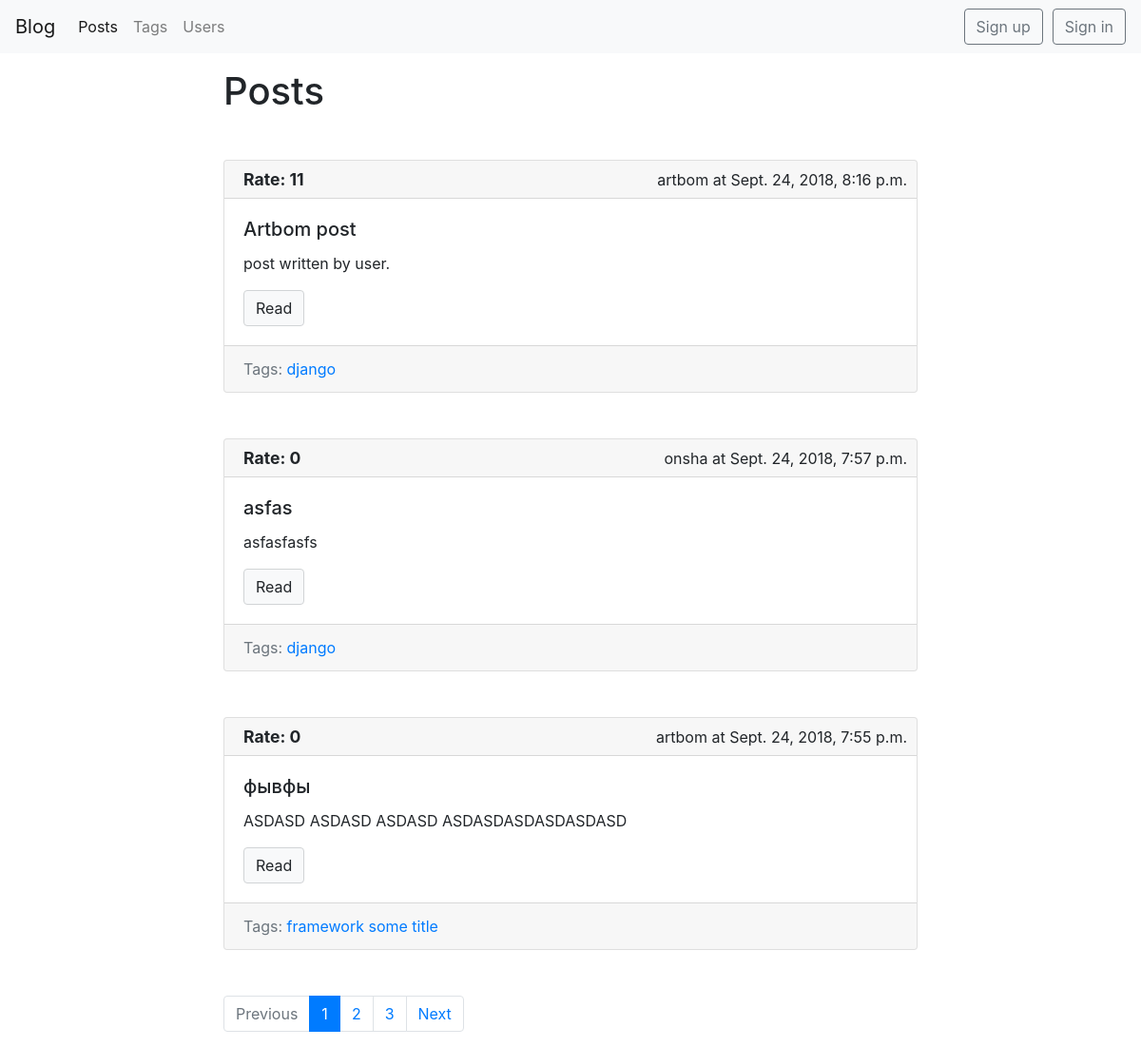
Screenshot of /blog/ with the database file from the repository.
### blog/models.py (models this page shows, shortened)
class Post(models.Model):
    title = models.CharField(max_length=150, db_index=True)
    slug = models.SlugField(max_length=150, unique=True, blank=True)
    body = models.TextField(blank=True, db_index=True)
    date_pub = models.DateTimeField(auto_now_add=True)
    tags = models.ManyToManyField('Tag', blank=True, related_name='posts')
    author = models.ForeignKey(BlogUser, on_delete=models.CASCADE, null=True, default=None)
    rating = models.IntegerField(default=0, blank=True)
    def get_absolute_url(self):
        return reverse('post_detail_url', kwargs={'slug': self.slug})
    class Meta:
        ordering = ['-date_pub']

class Tag(models.Model):
    title = models.CharField(max_length=50)
    slug = models.SlugField(max_length=50, unique=True)
    def get_absolute_url(self):
        return reverse('tag_detail_url', kwargs={'slug': self.slug})
    class Meta:
        ordering = ['title']

### blog/views.py (the view)
# urls.py: path(r'', posts_list, name='posts_list_url'),
def posts_list(request):
    search_query = request.GET.get('search', '')
    page_number = request.GET.get('page', 1)
    if search_query:
        posts = Post.objects.filter(Q(title__icontains=search_query) | Q(body__icontains=search_query))
    else:
        posts = Post.objects.all()
    paginator = Paginator(posts, 3)
    page = paginator.get_page(page_number)
    prev_url = '?page={}'.format(page.previous_page_number()) if page.has_previous() else ''
    next_url = '?page={}'.format(page.next_page_number()) if page.has_next() else ''
    is_paginated = page.has_other_pages()
    context = {
        'page_object': page,
        'prev_url': prev_url,
        'next_url': next_url,
        'is_paginated': is_paginated
    }
    return render(request, 'blog/index.html', context=context)

### blog/models.py (called while the page is built)
    def __str__(self):
        return self.username

### blog/templates/blog/index.html (shortened to what this page needs)
{% extends 'blog/base_blog.html' %}
{% block content %}
<h1 class="mb-5">Posts</h1>
  {% for post in page_object.object_list %}
          {% include 'blog/includes/post_card_template.html' %}
  {% endfor %}
{% endblock %}

### blog/templates/blog/includes/post_card_template.html (shortened to what this page needs)
<div class="card mb-5">
    {% if post.author is not None %}
    <div class="card-header ">
        <div class="header-right">
            {{ post.author }} at {{ post.date_pub }}
        </div>
        <div class="header-left">
            <p class="font-weight-bold rate">Rate: {{ post.rating }}</p>
        </div>
    </div>
    {% endif %}
    <div class="card-body">
        <h5 class="card-title">{{ post.title }}</h5>
        <p class="card-text"> {{ post.body|truncatewords:50 }}</p>
        <a href="{{ post.get_absolute_url }}" class="btn btn-light">Read</a>
    </div>
    {% if post.tags.all %}
    <div class="card-footer text-muted">
        Tags:
        {% for tag in post.tags.all %}
        <a href="{{ tag.get_absolute_url }}"> {{ tag.title }}</a>
        {% endfor %}
    </div>
    {% endif %}
</div>

### static/css/styles.css (style rules this page uses)
.btn-light { border-color: #d1d4d6 !important; }
.header-right { width:50%; position:absolute; right:10px; align:right; text-align:right; margin-bottom: 8px; margin-top:-4px; }
.header-left { width:50%; position:absolute; left:0px; align:left; text-align:left; background-color:transparent; }
.rate { position:relative; left:20px; bottom:5px; font-size:110%; }
.card-header { height: 40px; }
.card { min-width: 100%; }

### rows the page displays
Post: author "artbom", date_pub "Sept. 24, 2018, 8:16 p.m.", rating "11", title "Artbom post", body "post written by user."
Tag: title "django"
Post: author "onsha", date_pub "Sept. 24, 2018, 7:57 p.m.", rating "0", title "asfas", body "asfasfasfs"
Post: author "artbom", date_pub "Sept. 24, 2018, 7:55 p.m.", rating "0", title "фывфы", body "ASDASD ASDASD ASDASD ASDASDASDASDASDASD"
Tag: title "framework"
Tag: title "some title"

### other values shown
{{ n }} "1"
{{ n }} "2" "3"
